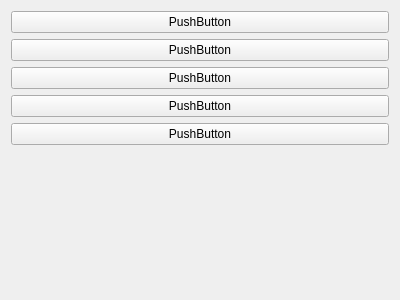
<?xml version="1.0" encoding="UTF-8"?>
<ui version="4.0">
 <class>Form</class>
 <widget class="QWidget" name="Form">
  <property name="geometry">
   <rect>
    <x>0</x>
    <y>0</y>
    <width>400</width>
    <height>300</height>
   </rect>
  </property>
  <property name="windowTitle">
   <string>Form</string>
  </property>
  <layout class="QVBoxLayout" name="verticalLayout_2">
   <item>
    <layout class="QVBoxLayout" name="verticalLayout">
     <item>
      <widget class="QPushButton" name="pushButton">
       <property name="text">
        <string>PushButton</string>
       </property>
      </widget>
     </item>
     <item>
      <widget class="QPushButton" name="pushButton_3">
       <property name="text">
        <string>PushButton</string>
       </property>
      </widget>
     </item>
     <item>
      <widget class="QPushButton" name="pushButton_2">
       <property name="text">
        <string>PushButton</string>
       </property>
      </widget>
     </item>
     <item>
      <widget class="QPushButton" name="pushButton_5">
       <property name="text">
        <string>PushButton</string>
       </property>
      </widget>
     </item>
     <item>
      <widget class="QPushButton" name="pushButton_4">
       <property name="text">
        <string>PushButton</string>
       </property>
      </widget>
     </item>
     <item>
      <spacer name="verticalSpacer">
       <property name="orientation">
        <enum>Qt::Vertical</enum>
       </property>
       <property name="sizeHint" stdset="0">
        <size>
         <width>20</width>
         <height>40</height>
        </size>
       </property>
      </spacer>
     </item>
    </layout>
   </item>
  </layout>
 </widget>
 <resources/>
 <connections/>
</ui>
